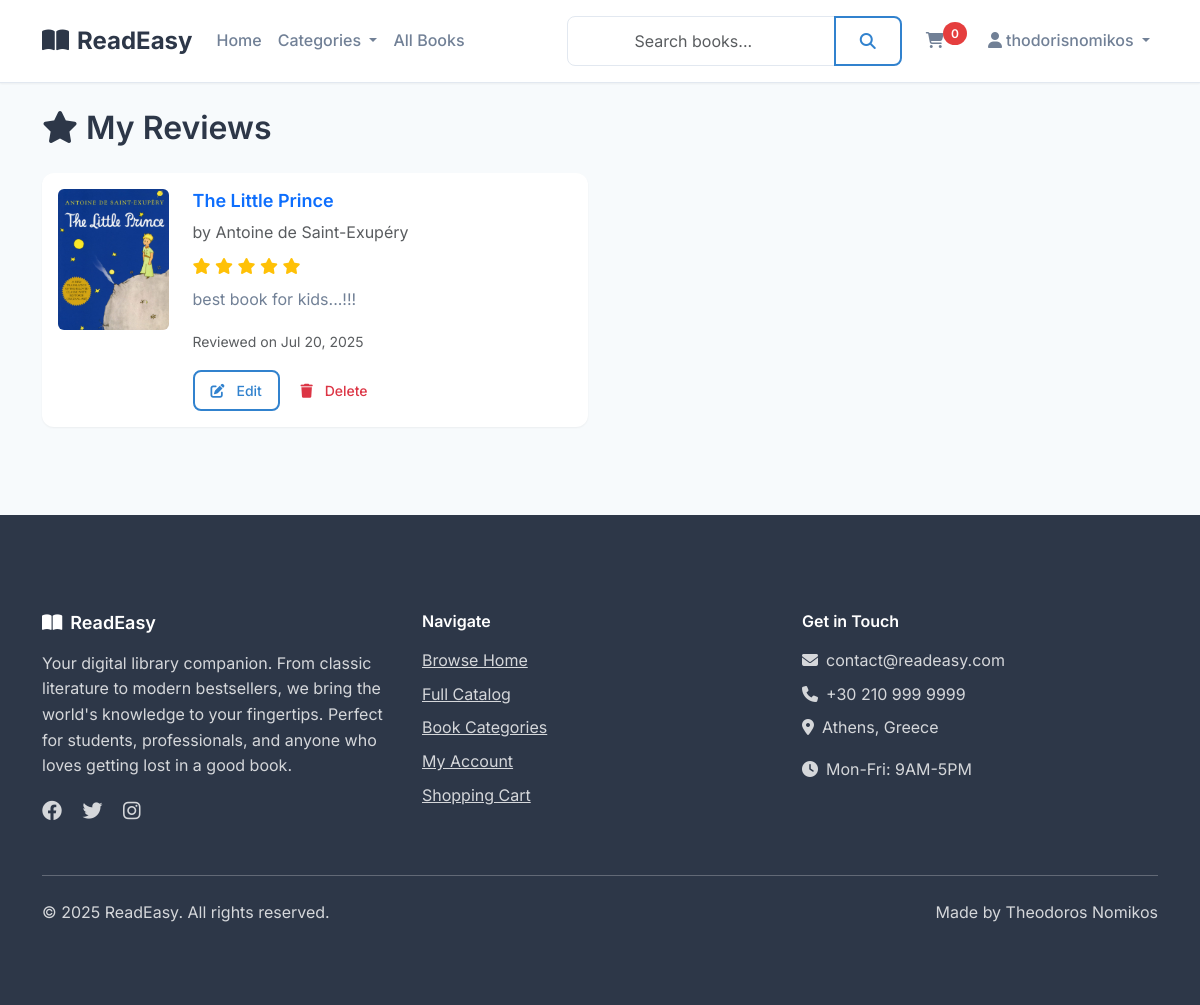
Page /reviews/my-reviews/ (signed in) on the committed database.
### reviews/models.py (models this page shows, shortened)
class Review(models.Model):
    user = models.ForeignKey(User, on_delete=models.CASCADE)
    book = models.ForeignKey(Book, on_delete=models.CASCADE, related_name='reviews')
    rating = models.IntegerField(validators=[MinValueValidator(1), MaxValueValidator(5)])
    comment = models.TextField(blank=True)
    created_at = models.DateTimeField(auto_now_add=True)
    updated_at = models.DateTimeField(auto_now=True)
    class Meta:
        unique_together = ['user', 'book']
        ordering = ['-created_at']

### books/models.py (models this page shows, shortened)
class Book(models.Model):
    GENRE_CHOICES = [
        ('romance', 'Romance'),
        ('mystery', 'Mystery'),
        ('sci-fi', 'Science Fiction'),
        ('fantasy', 'Fantasy'),
        ('biography', 'Biography'),
        ('history', 'History'),
        ('self-help', 'Self-Help'),
        ('business', 'Business'),
        ('textbook', 'Textbook'),
        ('reference', 'Reference'),
        ('study-guide', 'Study Guide'),
        ('children', 'Children\'s Books'),
    ]
    title = models.CharField(max_length=200)
    author = models.CharField(max_length=200)
    isbn = models.CharField(max_length=13, unique=True)
    genre = models.CharField(max_length=20, choices=GENRE_CHOICES)
    category = models.ForeignKey(Category, on_delete=models.CASCADE, related_name='books')
    price = models.DecimalField(max_digits=10, decimal_places=2, validators=[MinValueValidator(Decimal('0.01'))])
    description = models.TextField()
    publication_year = models.IntegerField()
    publisher = models.CharField(max_length=200)
    page_count = models.PositiveIntegerField()
    cover_image = models.ImageField(upload_to='book_covers/', blank=True, null=True)
    average_rating = models.DecimalField(max_digits=3, decimal_places=2, default=0.00)
    total_ratings = models.PositiveIntegerField(default=0)
    created_at = models.DateTimeField(auto_now_add=True)
    updated_at = models.DateTimeField(auto_now=True)
    class Meta:
        ordering = ['-created_at']

### reviews/views.py (the view)
# urls.py: path('my-reviews/', views.my_reviews, name='my_reviews'),
@login_required
def my_reviews(request):
    user_reviews = Review.objects.filter(user=request.user).order_by('-created_at')
    from django.core.paginator import Paginator
    paginator = Paginator(user_reviews, 10)
    page_number = request.GET.get('page')
    page_obj = paginator.get_page(page_number)
    context = {
        'page_obj': page_obj,
    }
    return render(request, 'reviews/my_reviews.html', context)

### cart/context_processors.py (called while the page is built)
def cart_item_count(request):
    if request.user.is_authenticated:
        try:
            cart = Cart.objects.get(user=request.user)
            return {'cart_item_count': cart.item_count}
        except Cart.DoesNotExist:
            return {'cart_item_count': 0}
    return {'cart_item_count': 0}

### cart/models.py (called while the page is built)
    @property
    def item_count(self):
        return self.items.count()

### templates/reviews/my_reviews.html (shortened to what this page needs)
{% extends 'base/base.html' %}
{% load static %}
{% block content %}
<div class="container my-4">
    <div class="row">
        <div class="col-12">
            <h2 class="mb-4">
                <i class="fas fa-star me-2"></i>My Reviews
            </h2>
        </div>
    </div>
    {% if page_obj %}
        <div class="row">
            {% for review in page_obj %}
            <div class="col-lg-6 mb-4">
                <div class="card h-100">
                    <div class="card-body">
                        <div class="row">
                            <div class="col-md-3">
                                {% if review.book.cover_image %}
                                    <img src="{{ review.book.cover_image.url }}" alt="{{ review.book.title }}" class="img-fluid rounded">
                                {% else %}
                                    <div class="bg-light rounded d-flex align-items-center justify-content-center" style="height: 100px;">
                                        <i class="fas fa-book fa-2x text-muted"></i>
                                    </div>
                                {% endif %}
                            </div>
                            <div class="col-md-9">
                                <h5 class="card-title">
                                    <a href="{% url 'books:book_detail' review.book.id %}" class="text-decoration-none">
                                        {{ review.book.title }}
                                    </a>
                                </h5>
                                <p class="text-muted mb-2">by {{ review.book.author }}</p>
                                <div class="rating mb-2">
                                    {% for i in "12345" %}
                                        {% if forloop.counter <= review.rating %}
                                            <i class="fas fa-star text-warning"></i>
                                        {% else %}
                                            <i class="far fa-star text-warning"></i>
                                        {% endif %}
                                    {% endfor %}
                                </div>
                                {% if review.comment %}
                                    <p class="card-text">{{ review.comment|truncatewords:20 }}</p>
                                {% endif %}
                                <small class="text-muted">Reviewed on {{ review.created_at|date:"M d, Y" }}</small>
                                <div class="mt-3">
                                    <a href="{% url 'reviews:edit_review' review.id %}" class="btn btn-outline-primary btn-sm">
                                        <i class="fas fa-edit me-1"></i>Edit
                                    </a>
                                    <a href="{% url 'reviews:delete_review' review.id %}" class="btn btn-outline-danger btn-sm">
                                        <i class="fas fa-trash me-1"></i>Delete
                                    </a>
                                </div>
                            </div>
                        </div>
                    </div>
                </div>
            </div>
            {% endfor %}
        </div>
    {% endif %}
</div>
{% endblock %}

### templates/base/header.html (shortened to what this page needs)
{% load static %}
<header>
    <nav class="navbar navbar-expand-lg">
        <div class="container">
            <a class="navbar-brand" href="{% url 'home' %}">
                <i class="fas fa-book-open me-2"></i>ReadEasy
            </a>
            <div class="collapse navbar-collapse" id="navbarNav">
                <ul class="navbar-nav me-auto">
                    <li class="nav-item">
                        <a class="nav-link {% if request.resolver_match.url_name == 'home' %}active{% endif %}" href="{% url 'home' %}">Home</a>
                    </li>
                    <li class="nav-item dropdown">
                        <a class="nav-link dropdown-toggle" href="#" role="button" data-bs-toggle="dropdown" aria-expanded="false">
                            Categories
                        </a>
                    </li>
                    <li class="nav-item">
                        <a class="nav-link {% if request.resolver_match.url_name == 'book_list' %}active{% endif %}" href="{% url 'books:book_list' %}">All Books</a>
                    </li>
                </ul>
                <form class="d-flex me-3" method="GET" action="{% url 'books:search' %}">
                    <div class="input-group">
                        <input class="form-control" type="search" name="q" placeholder="Search books..." value="{{ request.GET.q }}" aria-label="Search">
                        <button class="btn btn-outline-primary" type="submit">
                            <i class="fas fa-search"></i>
                        </button>
                    </div>
                </form>
                <ul class="navbar-nav">
                    {% if user.is_authenticated %}
                        <li class="nav-item">
                            <a class="nav-link position-relative" href="{% url 'cart:cart_detail' %}">
                                <i class="fas fa-shopping-cart"></i>
                                <span class="cart-count">{{ cart_item_count|default:0 }}</span>
                            </a>
                        </li>
                        <li class="nav-item dropdown">
                            <a class="nav-link dropdown-toggle" href="#" role="button" data-bs-toggle="dropdown" aria-expanded="false">
                                <i class="fas fa-user me-1"></i>{{ user.username }}
                            </a>
                        </li>
                    {% endif %}
                </ul>
            </div>
        </div>
    </nav>
</header>

### static/css/style.css (style rules this page uses)
:root { --primary-color: #2d3748; --secondary-color: #4a5568; --accent-color: #3182ce; --success-color: #38a169; --warning-color: #d69e2e; --danger-color: #e53e3e; --light-gray: #f7fafc; --border-color: #e2e8f0; --text-primary: #2d3748; --text-secondary: #718096; --text-muted: #a0aec0; --white: #ffffff; --shadow-sm: 0 1px 2px 0 rgba(0, 0, 0, 0.05); --shadow-md: 0 4px 6px -1px rgba(0, 0, 0, 0.1), 0 2px 4px -1px rgba(0, 0, 0, 0.06); --shadow-lg: 0 10px 15px -3px rgba(0, 0, 0, 0.1), 0 4px 6px -2px rgba(0, 0, 0, 0.05); --radius: 12px; --radius-sm: 8px; }
* { box-sizing: border-box; }
body { font-family: 'Inter', -apple-system, BlinkMacSystemFont, 'Segoe UI', Roboto, sans-serif; background-color: var(--light-gray); color: var(--text-primary); line-height: 1.6; font-size: 16px; -webkit-font-smoothing: antialiased; -moz-osx-font-smoothing: grayscale; }
h1, h2, h3, h4, h5, h6 { font-weight: 600; line-height: 1.3; margin-bottom: 1rem; }
h2 { font-size: 2rem; }
h5 { font-size: 1.125rem; }
p { margin-bottom: 1rem; color: var(--text-secondary); }
.navbar { background: var(--white) !important; box-shadow: var(--shadow-sm); border-bottom: 1px solid var(--border-color); padding: 1rem 0; }
.navbar-brand { font-weight: 700; font-size: 1.5rem; color: var(--primary-color) !important; text-decoration: none; }
.navbar-nav .nav-link { color: var(--text-secondary) !important; font-weight: 500; padding: 0.5rem 1rem; border-radius: var(--radius-sm); transition: all 0.2s ease; }
.btn { font-weight: 500; padding: 0.75rem 1.5rem; border-radius: var(--radius-sm); border: none; transition: all 0.2s ease; text-decoration: none; display: inline-flex; align-items: center; gap: 0.5rem; }
.btn-outline-primary { background-color: transparent; color: var(--accent-color); border: 2px solid var(--accent-color); }
.btn-sm { padding: 0.5rem 1rem; font-size: 0.875rem; }
.card { background: var(--white); border: none; border-radius: var(--radius); box-shadow: var(--shadow-sm); transition: all 0.3s ease; overflow: hidden; }
.form-control, .form-select { border: 1px solid var(--border-color); border-radius: var(--radius-sm); padding: 0.75rem 1rem; font-size: 1rem; transition: all 0.2s ease; }
.cart-count { position: relative; top: -8px; left: -5px; background-color: var(--danger-color); color: var(--white); border-radius: 50%; padding: 0.25rem 0.5rem; font-size: 0.75rem; font-weight: 600; }
.form-control { text-align: center; }

### rows in the picture
Review: book.cover_image (picture), book "The Little Prince", book.author "Antoine de Saint-Exupéry", rating 5 (drawn), comment "best book for kids...!!!", created_at "Jul 20, 2025"

### other values in the picture
{{ cart_item_count|default:0 }} "0"
{{ user.username }} "thodorisnomikos"
